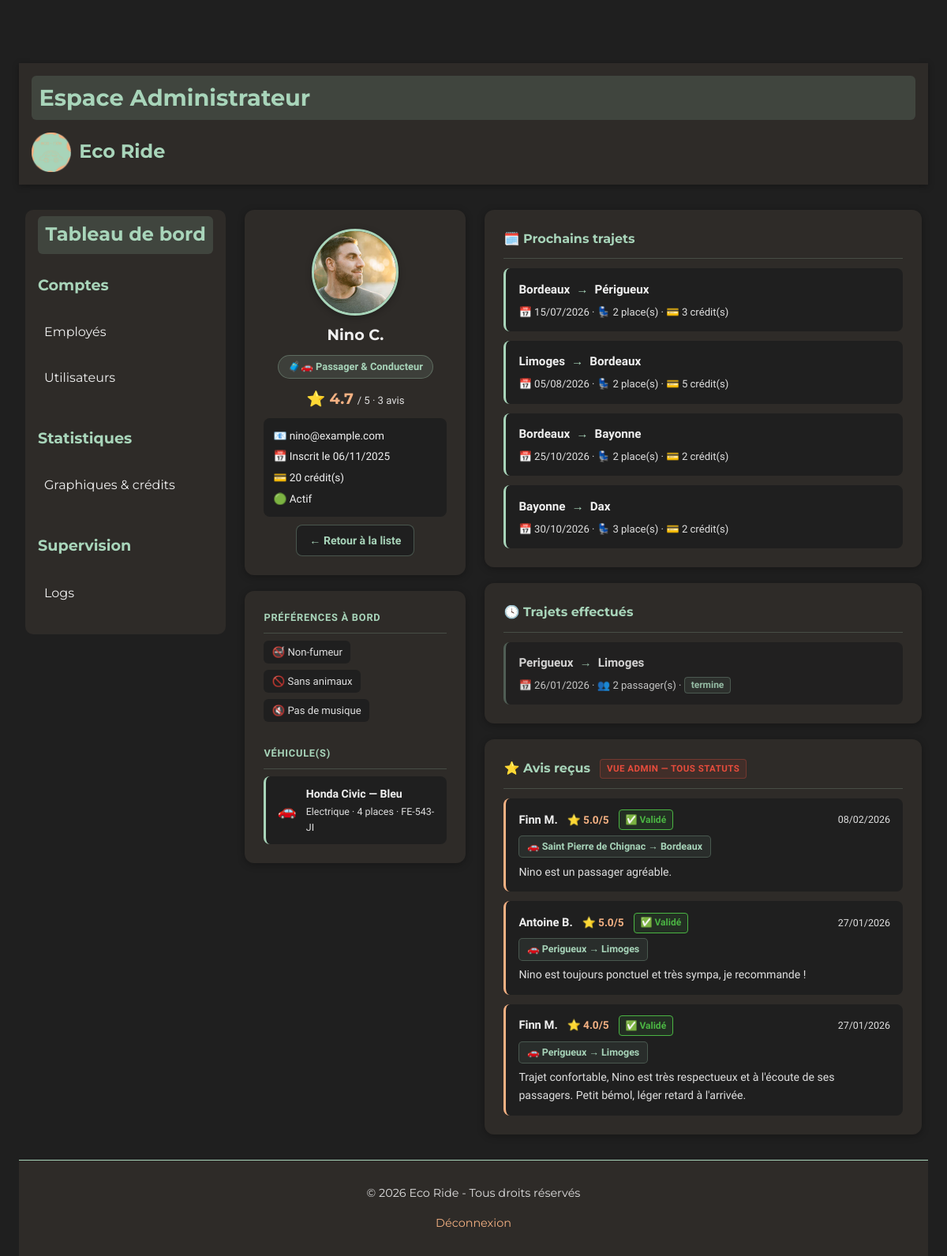
Screenshot of /PROJET/ADMIN/ADM-user-profil.php?id=1 (signed in) with the database file from the repository.
### tables this page shows
CREATE TABLE `utilisateurs` (
  `id` int(11) NOT NULL,
  `nom` varchar(100) NOT NULL,
  `prenom` varchar(100) NOT NULL,
  `email` varchar(150) DEFAULT NULL,
  `mot_de_passe` varchar(255) NOT NULL,
  `role` enum('passager','conducteur','passager-conducteur') NOT NULL,
  `date_naissance` date DEFAULT NULL,
  `bio` text DEFAULT NULL,
  `date_inscription` datetime DEFAULT current_timestamp(),
  `photo` varchar(255) DEFAULT 'default.jpg',
  `driver_completed` tinyint(1) DEFAULT 0,
  `profile_completed` tinyint(1) DEFAULT 0,
  `suspendu` tinyint(1) NOT NULL DEFAULT 0
);

CREATE TABLE `credits` (
  `id` int(11) NOT NULL,
  `id_utilisateur` int(11) NOT NULL,
  `solde` int(11) NOT NULL DEFAULT 20
);

CREATE TABLE `vehicules` (
  `vehicule_id` int(11) NOT NULL,
  `id_utilisateur` int(11) NOT NULL,
  `plaque` varchar(20) NOT NULL,
  `date_premiere_immat` date DEFAULT NULL,
  `marque` varchar(50) DEFAULT NULL,
  `modele` varchar(50) DEFAULT NULL,
  `couleur` varchar(50) DEFAULT NULL,
  `carburant` varchar(50) DEFAULT NULL,
  `places` int(11) DEFAULT 4,
  `animaux_acceptes` enum('oui','non') DEFAULT 'non',
  `fumeur` enum('oui','non') DEFAULT 'non',
  `musique` varchar(50) DEFAULT NULL
);

CREATE TABLE `trajets` (
  `id` int(11) NOT NULL,
  `id_conducteur` int(11) NOT NULL,
  `depart` varchar(255) NOT NULL,
  `arrivee` varchar(255) NOT NULL,
  `etapes` text DEFAULT NULL,
  `commentaire` text DEFAULT NULL,
  `date_depart` date NOT NULL,
  `heure_depart` time NOT NULL,
  `heure_arrivee` time DEFAULT NULL,
  `vehicule_id` int(11) DEFAULT NULL,
  `places_disponibles` int(11) DEFAULT 1,
  `prix` int(11) NOT NULL DEFAULT 2,
  `statut` enum('publie','complet','annule','termine','en_cours') DEFAULT 'publie'
);

CREATE TABLE `avis` (
  `id` int(11) NOT NULL,
  `id_trajet` int(11) NOT NULL,
  `id_auteur` int(11) NOT NULL,
  `id_destinataire` int(11) NOT NULL,
  `note` decimal(2,1) DEFAULT NULL,
  `commentaire` text DEFAULT NULL,
  `date_creation` datetime DEFAULT current_timestamp(),
  `statut` enum('en_attente','valide','refuse') NOT NULL DEFAULT 'en_attente'
);

### PROJET/ADMIN/ADM-user-profil.php (the view, shortened to what this page needs)
<?php
include('../PHP/connexion.php');
$id = (int)$_GET['id'];
$stmt = $bdd->prepare("SELECT * FROM utilisateurs WHERE id = ?");
$stmt->execute([$id]);
$user = $stmt->fetch(PDO::FETCH_ASSOC);
$stmt = $bdd->prepare("SELECT solde FROM credits WHERE id_utilisateur = ?");
$stmt->execute([$id]);
$credit = $stmt->fetch(PDO::FETCH_ASSOC);
$solde = $credit ? $credit['solde'] : 0;
$stmt_avis = $bdd->prepare("
    SELECT a.note, a.commentaire, a.date_creation, a.statut,
           u.prenom, u.nom,
           t.depart AS trajet_depart, t.arrivee AS trajet_arrivee
    FROM avis a
    JOIN utilisateurs u ON u.id = a.id_auteur
    LEFT JOIN trajets t ON t.id = a.id_trajet
    WHERE a.id_destinataire = ?
    ORDER BY a.date_creation DESC
");
$stmt_avis->execute([$id]);
$avis = $stmt_avis->fetchAll(PDO::FETCH_ASSOC);
$stmt_note = $bdd->prepare("SELECT AVG(note) as moyenne, COUNT(*) as total FROM avis WHERE id_destinataire = ? AND statut = 'valide'");
$stmt_note->execute([$id]);
$note_info = $stmt_note->fetch(PDO::FETCH_ASSOC);
$stmt_vehicules = $bdd->prepare("SELECT * FROM vehicules WHERE id_utilisateur = ?");
$stmt_vehicules->execute([$id]);
$vehicules = $stmt_vehicules->fetchAll(PDO::FETCH_ASSOC);
$stmt_trajets = $bdd->prepare("
    SELECT t.*, COUNT(tp.id_passager) as nb_passagers
    FROM trajets t
    LEFT JOIN trajets_passagers tp ON tp.id_trajet = t.id
    WHERE t.id_conducteur = ? AND t.statut = 'termine'
    GROUP BY t.id
    ORDER BY t.date_depart DESC
    LIMIT 5
");
$stmt_trajets->execute([$id]);
$trajets = $stmt_trajets->fetchAll(PDO::FETCH_ASSOC);
$stmt_avenir = $bdd->prepare("
    SELECT t.*
    FROM trajets t
    WHERE t.id_conducteur = ? AND t.statut IN ('publie', 'complet')
    AND t.date_depart >= CURDATE()
    ORDER BY t.date_depart ASC
    LIMIT 5
");
$stmt_avenir->execute([$id]);
$trajets_avenir = $stmt_avenir->fetchAll(PDO::FETCH_ASSOC);
$roles_labels = [
    'passager'            => '🧳 Passager',
    'conducteur'          => '🚗 Conducteur',
    'passager-conducteur' => '🧳🚗 Passager & Conducteur',
];
?>
<!DOCTYPE html>
<html lang="fr">
<head>
    <link rel="stylesheet" href="../CSS/style_global.css">
    <link rel="stylesheet" href="../CSS/CSS ADMIN/ADM-user-profil.css">
</head>
<body>
<?php include('../COMPONENTS/COMP-header-admin.php'); ?>
<main class="profil-main">
    <aside class="profil-aside">
        <div class="profil-card">
            <img src="/IMAGES/profiles/<?= htmlspecialchars($user['photo'] ?? 'default.jpg') ?>"
                 class="profil-avatar" alt="Photo de profil">
            <h2 class="profil-nom"><?= htmlspecialchars($user['prenom'] . ' ' . $user['nom']) ?></h2>
            <span class="profil-role-badge"><?= $roles_labels[$user['role']] ?? ucfirst($user['role']) ?></span>
            <?php if ($note_info['total'] > 0): ?>
            <div class="profil-note">
                <span class="profil-note-value">⭐ <?= number_format($note_info['moyenne'], 1) ?></span>
                <span class="profil-note-label">/ 5 · <?= $note_info['total'] ?> avis</span>
            </div>
            <?php else: ?>
            <p class="profil-note-empty">Aucun avis pour le moment</p>
            <?php endif; ?>
            <div class="profil-meta">
                <p>📧 <?= htmlspecialchars($user['email']) ?></p>
                <p>📅 Inscrit le <?= date('d/m/Y', strtotime($user['date_inscription'])) ?></p>
                <p>💳 <?= $solde ?> crédit(s)</p>
                <p><?= $user['suspendu'] ? '🔴 Suspendu' : '🟢 Actif' ?></p>
            </div>
            <a href="ADM-utilisateurs.php" class="profil-btn-edit">← Retour à la liste</a>
        </div>
        <?php if (!empty($vehicules)): $v = $vehicules[0]; ?>
        <div class="profil-card">
            <h3 class="profil-card-title">Préférences à bord</h3>
            <div class="profil-prefs">
                <span class="profil-pref-item"><?= $v['fumeur'] === 'oui' ? '🚬 Fumeur' : '🚭 Non-fumeur' ?></span>
                <span class="profil-pref-item"><?= $v['animaux_acceptes'] === 'oui' ? '🐾 Animaux OK' : '🚫 Sans animaux' ?></span>
                <?php if (!empty($v['musique']) && $v['musique'] !== 'none'): ?>
                <span class="profil-pref-item">🎵 <?= htmlspecialchars(ucfirst($v['musique'])) ?></span>
                <?php else: ?>
                <span class="profil-pref-item">🔇 Pas de musique</span>
                <?php endif; ?>
            </div>
            <h3 class="profil-card-title" style="margin-top:1.25rem;">Véhicule(s)</h3>
            <?php foreach ($vehicules as $v): ?>
            <div class="profil-vehicule">
                <span class="profil-vehicule-icon">🚗</span>
                <div>
                    <p class="profil-vehicule-nom"><?= htmlspecialchars($v['marque'] . ' ' . $v['modele']) ?> — <?= htmlspecialchars($v['couleur']) ?></p>
                    <p class="profil-vehicule-detail"><?= htmlspecialchars($v['carburant']) ?> · <?= $v['places'] ?> places · <?= htmlspecialchars($v['plaque']) ?></p>
                </div>
            </div>
            <?php endforeach; ?>
        </div>
        <?php endif; ?>
    </aside>
    <div class="profil-content">
        <?php if (!empty($trajets_avenir)): ?>
        <div class="profil-bloc">
            <h3 class="profil-bloc-title">🗓️ Prochains trajets</h3>
            <?php foreach ($trajets_avenir as $t): ?>
            <div class="profil-trajet-item">
                <div class="profil-trajet-route">
                    <span><?= htmlspecialchars($t['depart']) ?></span>
                    <span class="profil-trajet-arrow">→</span>
                    <span><?= htmlspecialchars($t['arrivee']) ?></span>
                </div>
                <div class="profil-trajet-meta">
                    📅 <?= date('d/m/Y', strtotime($t['date_depart'])) ?>
                    · 💺 <?= htmlspecialchars($t['places_disponibles']) ?> place(s)
                    · 💳 <?= (int)$t['prix'] ?> crédit(s)
                </div>
            </div>
            <?php endforeach; ?>
        </div>
        <?php endif; ?>
        <?php if (!empty($trajets)): ?>
        <div class="profil-bloc">
            <h3 class="profil-bloc-title">🕓 Trajets effectués</h3>
            <?php foreach ($trajets as $t): ?>
            <div class="profil-trajet-item profil-trajet-item--past">
                <div class="profil-trajet-route">
                    <span><?= htmlspecialchars($t['depart']) ?></span>
                    <span class="profil-trajet-arrow">→</span>
                    <span><?= htmlspecialchars($t['arrivee']) ?></span>
                </div>
                <div class="profil-trajet-meta">
                    📅 <?= date('d/m/Y', strtotime($t['date_depart'])) ?>
                    · 👥 <?= $t['nb_passagers'] ?> passager(s)
                    · <span class="statut-badge statut-<?= $t['statut'] ?>"><?= $t['statut'] ?></span>
                </div>
            </div>
            <?php endforeach; ?>
        </div>
        <?php endif; ?>
        <?php if (!empty($avis)): ?>
        <div class="profil-bloc">
            <h3 class="profil-bloc-title">⭐ Avis reçus <span class="admin-badge">vue admin — tous statuts</span></h3>
            <?php foreach ($avis as $a): ?>
            <div class="profil-avis-item">
                <div class="profil-avis-header">
                    <span class="profil-avis-auteur"><?= htmlspecialchars($a['prenom'] . ' ' . $a['nom']) ?></span>
                    <span class="profil-avis-note">⭐ <?= $a['note'] ?>/5</span>
                    <span class="avis-statut avis-statut--<?= $a['statut'] ?>">
                        <?= $a['statut'] === 'valide' ? '✅ Validé' : ($a['statut'] === 'refuse' ? '❌ Refusé' : '⏳ En attente') ?>
                    </span>
                    <span class="profil-avis-date"><?= date('d/m/Y', strtotime($a['date_creation'])) ?></span>
                </div>
                <?php if (!empty($a['trajet_depart']) && !empty($a['trajet_arrivee'])): ?>
                <span class="profil-avis-trajet">
                    🚗 <?= htmlspecialchars($a['trajet_depart']) ?> → <?= htmlspecialchars($a['trajet_arrivee']) ?>
                </span>
                <?php endif; ?>
                <?php if ($a['commentaire']): ?>
                <p class="profil-avis-texte"><?= htmlspecialchars($a['commentaire']) ?></p>
                <?php endif; ?>
            </div>
            <?php endforeach; ?>
        </div>
        <?php endif; ?>
    </div>
</main>
<?php include('../COMPONENTS/COMP-footer-adm-emp.php'); ?>
</body>
</html>

### PROJET/CSS/style_global.css (style rules this page uses)
:root { --vert-doux: #a8d5ba; --orange-doux: #f4b183; --beige-fonce: #2e2b28; --gris-doux: #e0e0e0; --texte: #f0f0f0; --fond: #1f1f1f; --shadow: rgba(0, 0, 0, 0.3); }
html { scroll-behavior: smooth; overflow-x: hidden; }
* { box-sizing: border-box; }
body { font-family: 'Century Gothic', 'Montserrat', 'Quicksand', sans-serif; font-weight: 400; line-height: 1.6; background-color: var(--fond); color: var(--texte); margin: 0; padding: 80px 1.5rem 0 1.5rem; overflow-x: hidden; }
main { display: flex; gap: 2rem; padding: 2rem 0.5rem; align-items: flex-start; min-width: 0; }
img { max-width: 100%; height: auto; display: block; }
h1, h2, h3 { font-family: 'Montserrat', 'Century Gothic', sans-serif; color: var(--vert-doux); margin-top: 0; font-weight: 700; }
h2 { font-size: 2rem; margin-bottom: 0.5rem; }
a { color: var(--orange-doux); text-decoration: none; transition: color 0.3s ease; }
a, button { transition: all 0.3s ease; }
.menu-principal { background-color: var(--beige-fonce); border-radius: 10px; }
.menu-section { margin-bottom: 0; }
.menu-principal .menu-section { padding: 0.5rem 1rem; }
.menu-principal .dashboard-admin-title { font-size: 1.5rem; padding: 0.3rem 0.6rem; background-color: rgba(168, 213, 186, 0.15); border-radius: 6px; }
.menu-item-title { font-size: 1.2rem; margin-bottom: 0; color: var(--vert-doux); font-weight: 700; }
.menu-li { list-style: none; padding-left: 0; font-weight: 400; }
.menu-item { padding: 1em 0.5em; cursor: pointer; border-radius: 4px; transition: background-color 0.3s ease; font-weight: 400; }
.menu-item a { color: var(--texte); }

### rows the page displays
utilisateurs: photo (picture), prenom+nom "Nino C.", role "🧳🚗 Passager & Conducteur", email "nino@example.com", date_inscription "06/11/2025"
credits: solde "20"
vehicules: marque+modele "Honda Civic", couleur "Bleu", carburant "Electrique", places "4", plaque "FE-543-JI"
trajets: depart "Bordeaux", arrivee "Périgueux", date_depart "15/07/2026", places_disponibles "2", prix "3"
trajets: depart "Limoges", arrivee "Bordeaux", date_depart "05/08/2026", places_disponibles "2", prix "5"
trajets: depart "Bordeaux", arrivee "Bayonne", date_depart "25/10/2026", places_disponibles "2", prix "2"
trajets: depart "Bayonne", arrivee "Dax", date_depart "30/10/2026", places_disponibles "3", prix "2"
trajets: depart "Perigueux", arrivee "Limoges", date_depart "26/01/2026", nb_passagers "2", statut "termine"
avis: id_auteur.nom "Finn M.", note "5.0", statut "✅ Validé", date_creation "08/02/2026", id_trajet.depart "Saint Pierre de Chignac", id_trajet.arrivee "Bordeaux", commentaire "Nino est un passager agréable."
avis: id_auteur.nom "Antoine B.", note "5.0", statut "✅ Validé", date_creation "27/01/2026", id_trajet.depart "Perigueux", id_trajet.arrivee "Limoges", commentaire "Nino est toujours ponctuel et très sympa, je recommande !"
avis: id_auteur.nom "Finn M.", note "4.0", statut "✅ Validé", date_creation "27/01/2026", id_trajet.depart "Perigueux", id_trajet.arrivee "Limoges", commentaire "Trajet confortable, Nino est très respectueux et à l'écoute de ses passagers. Petit bémol, léger retard à l'arrivée."

### other values shown
$note_info['moyenne'] "4.7"
$note_info['total'] "3"
